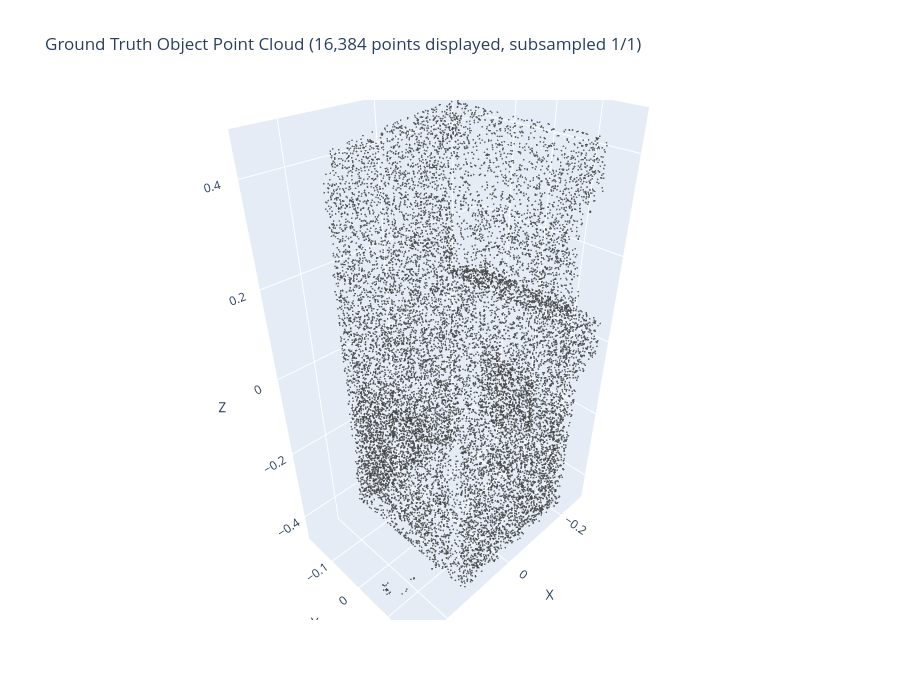

The notebook cell this image was saved under:
### Markdown cell above
### Step 14a: 載入 Ground Truth 點雲 (xyzc.npy)

用 Affogato 提供的原始點雲 `xyzc.npy` 取代 depth 重建的點雲作為投影 canvas。
重建點雲有累積誤差，GT 點雲更精確，投回的 affordance score 會更可靠。

`xyzc.npy` 格式: `[N, C]` — 前 3 欄是 xyz 座標，後面的欄位是不同 query 的 heatmap（不使用）。

### Code cell
# ====== 載入 Ground Truth 點雲 (xyzc.npy) ======
import glob
import plotly.graph_objects as go

npy_files = glob.glob(f'{DATA_ROOT}/xyzc.npy')
assert len(npy_files) > 0, f'No xyzc.npy found in {DATA_ROOT}'
npy_path = npy_files[0]
print(f'Loading GT point cloud: {npy_path}')

gt_data = np.load(npy_path)
print(f'  GT shape: {gt_data.shape}')

# 前 3 欄 = xyz, 後面的欄位是 affordance heatmap (不使用)
gt_points = gt_data[:, :3].astype(np.float32)
gt_colors = np.ones((len(gt_points), 3), dtype=np.float32) * 0.7  # 灰色 placeholder

gt_points = gt_points[:, [0, 2, 1]]  # 先交換 Y 和 Z
gt_points[:, 1] *= -1                 # 只翻轉新的 Y

print(f'  GT bounds:            min={gt_points.min(axis=0)}, max={gt_points.max(axis=0)}')
print(f'  Reconstructed bounds: min={all_points.min(axis=0)}, max={all_points.max(axis=0)}')

# Plotly: 以 affordance score 為顏色
fig = go.Figure()

fig.add_trace(go.Scatter3d(
    x=gt_points[:, 0],
    y=gt_points[:, 1],
    z=gt_points[:, 2],
    mode='markers',
    marker=dict(
        size=1,
        color=gt_colors,
        # colorscale='Jet',
        cmin=0, cmax=1,
        # colorbar=dict(title='Affordance<br>Score'),
        opacity=0.8,
    ),
    # text=[f'score={s:.3f}, views={c}' for s, c in zip(gt_colors, counts_sub)],
    hoverinfo='text',
    name='3D Affordance'
))

fig.update_layout(
    title=f'Ground Truth Object Point Cloud ({len(gt_points):,} points displayed, subsampled 1/{1})',
    scene=dict(aspectmode='data', xaxis_title='X', yaxis_title='Y', zaxis_title='Z'),
    width=900, height=700
)

fig.show()

### Figure 1 — Plotly figure (JSON) as saved in the notebook; plotly's stock layout.template omitted (floating-point values rounded to 4 significant figures; data arrays with more than 128 entries replaced by an {"elided": "..."} marker saying what was removed)
{"data": [{"hoverinfo": "text", "marker": {"cmax": 1, "cmin": 0, "color": {"elided": "16384x3 float values"}, "opacity": 0.8, "size": 1}, "mode": "markers", "name": "3D Affordance", "type": "scatter3d", "x": {"elided": "16384 float values"}, "y": {"elided": "16384 float values"}, "z": {"elided": "16384 float values"}}], "layout": {"height": 700, "scene": {"aspectmode": "data", "xaxis": {"title": {"text": "X"}}, "yaxis": {"title": {"text": "Y"}}, "zaxis": {"title": {"text": "Z"}}}, "title": {"text": "Ground Truth Object Point Cloud (16,384 points displayed, subsampled 1/1)"}, "width": 900}}
